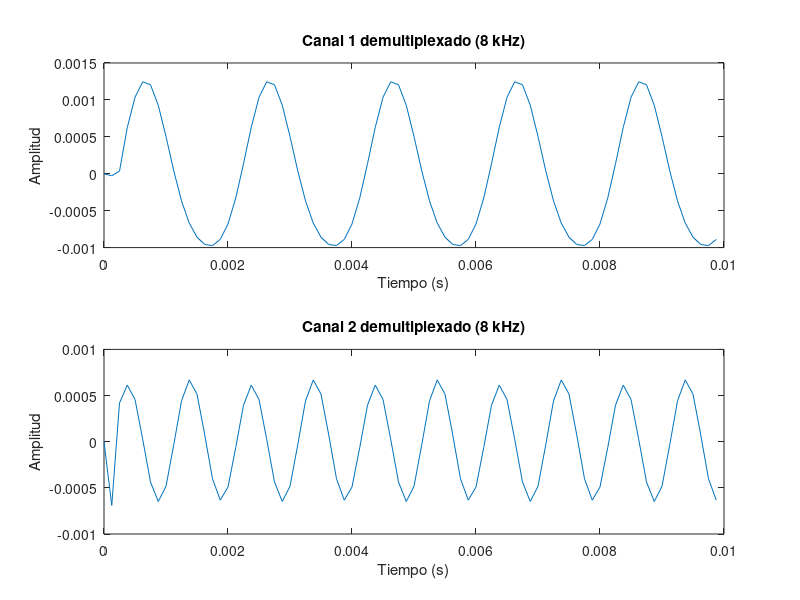

MATLAB code to generate this figure:
%% Señal de ejemplo multiplexada
fs = 120000;           % Frecuencia de muestreo
t = 0:1/fs:0.01;       % 10 ms de señal

% Dos señales en banda base (fs = 8kHz antes de interpolar)
s1 = sin(2*pi*500*t(1:15:end));   % Señal 1 (500 Hz en 8 kHz)
s2 = cos(2*pi*1000*t(1:15:end));  % Señal 2 (1000 Hz en 8 kHz)

% Interpolamos manualmente (upsampling factor 15)
s1_up = upsample(s1,15);
s2_up = upsample(s2,15);

% Filtros pasabanda para multiplexar
b1 = fir1(64,[0.1 0.2]);   % banda baja (~12–24 kHz, simplificado)
b2 = fir1(64,[0.3 0.4]);   % banda más alta (~36–48 kHz)

x1 = filter(b1,1,s1_up);
x2 = filter(b2,1,s2_up);

% Señal multiplexada
salidaMux = x1 + x2;

%% -------- DEMULTIPLEXADO --------
factor = 15;   % decimación
N = length(salidaMux);

% Filtros pasabanda para recuperar
h1 = b1;   % mismo que en TX
h2 = b2;

% Buffers de salida
canal1 = [];
canal2 = [];

% Procesamiento muestra a muestra
for n = 1:factor:N-factor
    % Tomar 15 muestras de la señal multiplexada
    bloque = salidaMux(n:n+factor-1);
    
    % Aplicar filtros pasa banda
    y1 = sum(bloque .* fliplr(h1(1:factor)));  % salida instantánea canal1
    y2 = sum(bloque .* fliplr(h2(1:factor)));  % salida instantánea canal2
    
    % Guardar la muestra ya decimada
    canal1(end+1) = y1;
    canal2(end+1) = y2;
end

%% Visualización
fs_out = fs/factor;  % 8 kHz
t_out = (0:length(canal1)-1)/fs_out;

figure;
subplot(2,1,1);
plot(t_out, canal1);
title('Canal 1 demultiplexado (8 kHz)');
xlabel('Tiempo (s)'); ylabel('Amplitud');

subplot(2,1,2);
plot(t_out, canal2);
title('Canal 2 demultiplexado (8 kHz)');
xlabel('Tiempo (s)'); ylabel('Amplitud');
